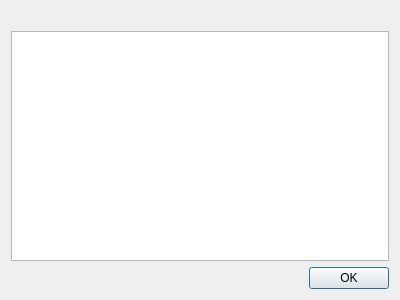
<?xml version="1.0" encoding="UTF-8"?>
<ui version="4.0">
 <class>AudienceDialog</class>
 <widget class="QDialog" name="AudienceDialog">
  <property name="geometry">
   <rect>
    <x>0</x>
    <y>0</y>
    <width>400</width>
    <height>300</height>
   </rect>
  </property>
  <property name="windowTitle">
   <string>Current Audience</string>
  </property>
  <layout class="QVBoxLayout" name="verticalLayout">
   <item>
    <widget class="QLabel" name="qlExplanation">
     <property name="text">
      <string/>
     </property>
    </widget>
   </item>
   <item>
    <widget class="QListWidget" name="userList">
     <property name="horizontalScrollBarPolicy">
      <enum>Qt::ScrollBarAlwaysOff</enum>
     </property>
    </widget>
   </item>
   <item>
    <widget class="QDialogButtonBox" name="buttonBox">
     <property name="orientation">
      <enum>Qt::Horizontal</enum>
     </property>
     <property name="standardButtons">
      <set>QDialogButtonBox::Ok</set>
     </property>
    </widget>
   </item>
  </layout>
 </widget>
 <resources/>
 <connections>
  <connection>
   <sender>buttonBox</sender>
   <signal>accepted()</signal>
   <receiver>AudienceDialog</receiver>
   <slot>accept()</slot>
   <hints>
    <hint type="sourcelabel">
     <x>248</x>
     <y>254</y>
    </hint>
    <hint type="destinationlabel">
     <x>157</x>
     <y>274</y>
    </hint>
   </hints>
  </connection>
  <connection>
   <sender>buttonBox</sender>
   <signal>rejected()</signal>
   <receiver>AudienceDialog</receiver>
   <slot>reject()</slot>
   <hints>
    <hint type="sourcelabel">
     <x>316</x>
     <y>260</y>
    </hint>
    <hint type="destinationlabel">
     <x>286</x>
     <y>274</y>
    </hint>
   </hints>
  </connection>
 </connections>
</ui>
